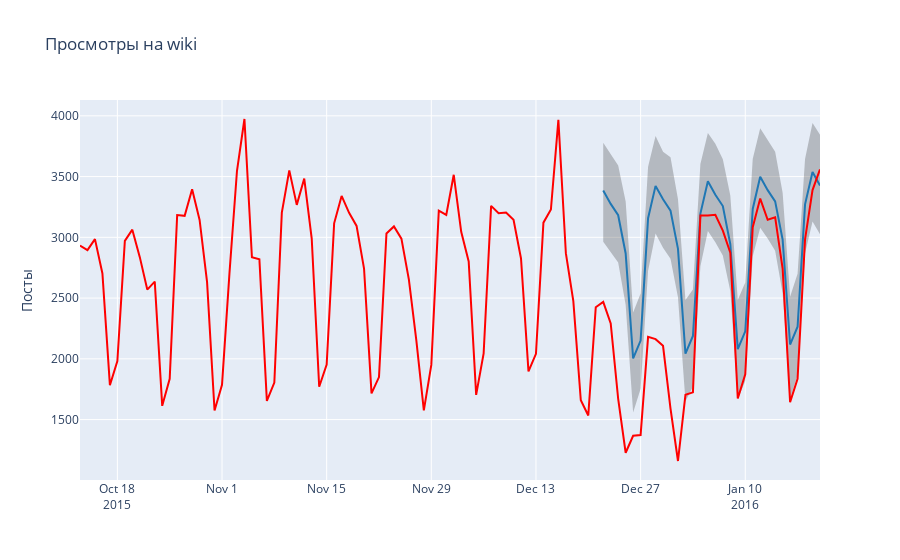

The code cell stored with this chart in its notebook:
### Code cell
def show_forecast(cmp_df, num_predictions, num_values):
    # верхняя граница доверительного интервала прогноза
    upper_bound = go.Scatter(
        name='Upper Bound',
        x=cmp_df.tail(num_predictions).index,
        y=cmp_df.tail(num_predictions).yhat_upper,
        mode='lines',
        marker=dict(color="#444"),
        line=dict(width=0),
        fillcolor='rgba(68, 68, 68, 0.3)',
        fill='tonexty')

    # прогноз
    forecast = go.Scatter(
        name='Prediction',
        x=cmp_df.tail(predictions).index,
        y=cmp_df.tail(predictions).yhat,
        mode='lines',
        line=dict(color='rgb(31, 119, 180)'),
    )

    # нижняя граница доверительного интервала
    lower_bound = go.Scatter(
        name='Lower Bound',
        x=cmp_df.tail(num_predictions).index,
        y=cmp_df.tail(num_predictions).yhat_lower,
        marker=dict(color="#444"),
        line=dict(width=0),
        mode='lines')

    # фактические значения
    fact = go.Scatter(
        name='Fact',
        x=cmp_df.tail(num_values).index,
        y=cmp_df.tail(num_values).y,
        marker=dict(color="red"),
        mode='lines')

    # последовательность рядов в данном случае важна из-за применения заливки
    data = [lower_bound, upper_bound, forecast, fact]

    layout = go.Layout(
        yaxis=dict(title='Посты'),
        title='Просмотры на wiki',
        showlegend = False)

    fig = go.Figure(data=data, layout=layout)
    iplot(fig, show_link=False)

show_forecast(cmp_df, predictions, 100)
